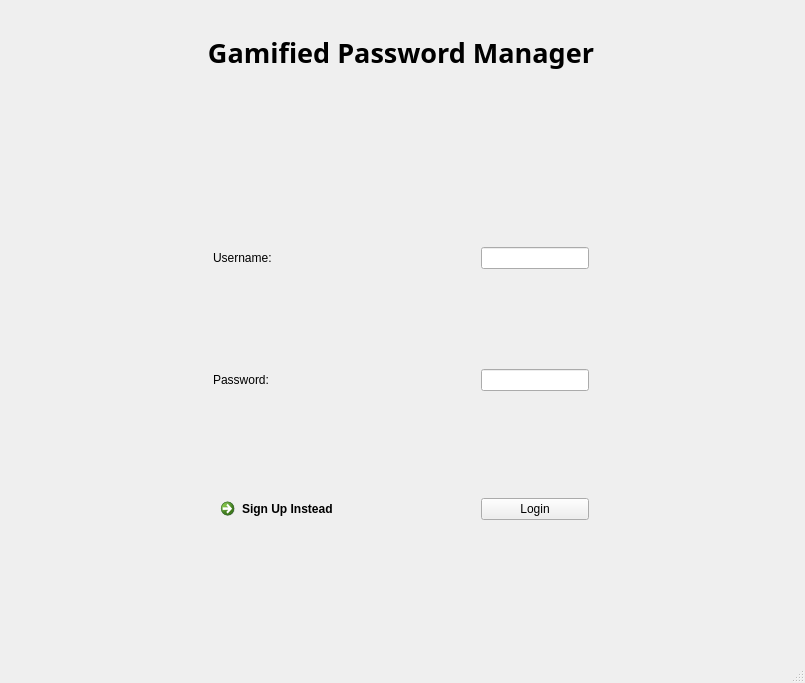
<?xml version="1.0" encoding="UTF-8"?>
<ui version="4.0">
 <class>PWManagerClass</class>
 <widget class="QMainWindow" name="PWManagerClass">
  <property name="geometry">
   <rect>
    <x>0</x>
    <y>0</y>
    <width>805</width>
    <height>683</height>
   </rect>
  </property>
  <property name="windowTitle">
   <string>PWManager</string>
  </property>
  <widget class="QWidget" name="centralWidget">
   <layout class="QGridLayout" name="gridLayout">
    <property name="leftMargin">
     <number>9</number>
    </property>
    <item row="2" column="1">
     <spacer name="verticalSpacer_3">
      <property name="orientation">
       <enum>Qt::Vertical</enum>
      </property>
      <property name="sizeHint" stdset="0">
       <size>
        <width>20</width>
        <height>40</height>
       </size>
      </property>
     </spacer>
    </item>
    <item row="4" column="2">
     <spacer name="horizontalSpacer_2">
      <property name="orientation">
       <enum>Qt::Horizontal</enum>
      </property>
      <property name="sizeHint" stdset="0">
       <size>
        <width>40</width>
        <height>20</height>
       </size>
      </property>
     </spacer>
    </item>
    <item row="5" column="1">
     <spacer name="verticalSpacer_2">
      <property name="orientation">
       <enum>Qt::Vertical</enum>
      </property>
      <property name="sizeHint" stdset="0">
       <size>
        <width>20</width>
        <height>40</height>
       </size>
      </property>
     </spacer>
    </item>
    <item row="0" column="1">
     <spacer name="verticalSpacer">
      <property name="orientation">
       <enum>Qt::Vertical</enum>
      </property>
      <property name="sizeHint" stdset="0">
       <size>
        <width>20</width>
        <height>40</height>
       </size>
      </property>
     </spacer>
    </item>
    <item row="3" column="1" alignment="Qt::AlignHCenter">
     <widget class="QLabel" name="loginMessage">
      <property name="sizePolicy">
       <sizepolicy hsizetype="Fixed" vsizetype="Preferred">
        <horstretch>0</horstretch>
        <verstretch>0</verstretch>
       </sizepolicy>
      </property>
      <property name="minimumSize">
       <size>
        <width>200</width>
        <height>40</height>
       </size>
      </property>
      <property name="maximumSize">
       <size>
        <width>100</width>
        <height>40</height>
       </size>
      </property>
      <property name="baseSize">
       <size>
        <width>0</width>
        <height>0</height>
       </size>
      </property>
      <property name="frameShape">
       <enum>QFrame::NoFrame</enum>
      </property>
      <property name="text">
       <string/>
      </property>
      <property name="alignment">
       <set>Qt::AlignCenter</set>
      </property>
      <property name="wordWrap">
       <bool>true</bool>
      </property>
     </widget>
    </item>
    <item row="4" column="0">
     <spacer name="horizontalSpacer">
      <property name="orientation">
       <enum>Qt::Horizontal</enum>
      </property>
      <property name="sizeHint" stdset="0">
       <size>
        <width>40</width>
        <height>20</height>
       </size>
      </property>
     </spacer>
    </item>
    <item row="1" column="1">
     <widget class="QLabel" name="title">
      <property name="font">
       <font>
        <family>Trebuchet MS</family>
        <pointsize>20</pointsize>
        <bold>true</bold>
       </font>
      </property>
      <property name="text">
       <string>Gamified Password Manager</string>
      </property>
      <property name="alignment">
       <set>Qt::AlignCenter</set>
      </property>
     </widget>
    </item>
    <item row="4" column="1">
     <widget class="QStackedWidget" name="stackedWidget">
      <property name="currentIndex">
       <number>1</number>
      </property>
      <widget class="QWidget" name="Page1">
       <layout class="QGridLayout" name="gridLayout_3">
        <item row="2" column="1">
         <widget class="QPushButton" name="signup">
          <property name="text">
           <string>Sign Up</string>
          </property>
         </widget>
        </item>
        <item row="1" column="1">
         <widget class="QLineEdit" name="spassword">
          <property name="sizePolicy">
           <sizepolicy hsizetype="Fixed" vsizetype="Fixed">
            <horstretch>0</horstretch>
            <verstretch>0</verstretch>
           </sizepolicy>
          </property>
         </widget>
        </item>
        <item row="0" column="1">
         <widget class="QLineEdit" name="susername">
          <property name="sizePolicy">
           <sizepolicy hsizetype="Fixed" vsizetype="Fixed">
            <horstretch>0</horstretch>
            <verstretch>0</verstretch>
           </sizepolicy>
          </property>
         </widget>
        </item>
        <item row="0" column="0">
         <widget class="QLabel" name="label">
          <property name="sizePolicy">
           <sizepolicy hsizetype="Fixed" vsizetype="Preferred">
            <horstretch>0</horstretch>
            <verstretch>0</verstretch>
           </sizepolicy>
          </property>
          <property name="text">
           <string>Username:</string>
          </property>
         </widget>
        </item>
        <item row="1" column="0">
         <widget class="QLabel" name="label_2">
          <property name="sizePolicy">
           <sizepolicy hsizetype="Fixed" vsizetype="Preferred">
            <horstretch>0</horstretch>
            <verstretch>0</verstretch>
           </sizepolicy>
          </property>
          <property name="text">
           <string>Password:</string>
          </property>
         </widget>
        </item>
        <item row="2" column="0">
         <widget class="QCommandLinkButton" name="switchl">
          <property name="text">
           <string>Log in Instead</string>
          </property>
         </widget>
        </item>
       </layout>
      </widget>
      <widget class="QWidget" name="Page0">
       <layout class="QGridLayout" name="gridLayout_2">
        <property name="sizeConstraint">
         <enum>QLayout::SetNoConstraint</enum>
        </property>
        <property name="leftMargin">
         <number>175</number>
        </property>
        <property name="topMargin">
         <number>100</number>
        </property>
        <property name="rightMargin">
         <number>175</number>
        </property>
        <property name="bottomMargin">
         <number>100</number>
        </property>
        <property name="spacing">
         <number>100</number>
        </property>
        <item row="1" column="2">
         <widget class="QLineEdit" name="username">
          <property name="sizePolicy">
           <sizepolicy hsizetype="Fixed" vsizetype="Fixed">
            <horstretch>0</horstretch>
            <verstretch>0</verstretch>
           </sizepolicy>
          </property>
         </widget>
        </item>
        <item row="2" column="2">
         <widget class="QLineEdit" name="password">
          <property name="sizePolicy">
           <sizepolicy hsizetype="Fixed" vsizetype="Fixed">
            <horstretch>0</horstretch>
            <verstretch>0</verstretch>
           </sizepolicy>
          </property>
         </widget>
        </item>
        <item row="3" column="2">
         <widget class="QPushButton" name="login">
          <property name="sizePolicy">
           <sizepolicy hsizetype="Minimum" vsizetype="Fixed">
            <horstretch>0</horstretch>
            <verstretch>0</verstretch>
           </sizepolicy>
          </property>
          <property name="text">
           <string>Login</string>
          </property>
          <property name="iconSize">
           <size>
            <width>16</width>
            <height>16</height>
           </size>
          </property>
         </widget>
        </item>
        <item row="3" column="1">
         <widget class="QCommandLinkButton" name="switchs">
          <property name="mouseTracking">
           <bool>false</bool>
          </property>
          <property name="text">
           <string>Sign Up Instead</string>
          </property>
         </widget>
        </item>
        <item row="2" column="1">
         <widget class="QLabel" name="passwordLabel">
          <property name="sizePolicy">
           <sizepolicy hsizetype="Fixed" vsizetype="Preferred">
            <horstretch>0</horstretch>
            <verstretch>0</verstretch>
           </sizepolicy>
          </property>
          <property name="text">
           <string>Password: </string>
          </property>
         </widget>
        </item>
        <item row="1" column="1">
         <widget class="QLabel" name="usernameLabel">
          <property name="sizePolicy">
           <sizepolicy hsizetype="Fixed" vsizetype="Preferred">
            <horstretch>0</horstretch>
            <verstretch>0</verstretch>
           </sizepolicy>
          </property>
          <property name="text">
           <string>Username:</string>
          </property>
         </widget>
        </item>
       </layout>
      </widget>
     </widget>
    </item>
   </layout>
  </widget>
  <widget class="QStatusBar" name="statusBar"/>
 </widget>
 <layoutdefault spacing="6" margin="11"/>
 <resources>
  <include location="PWManager.qrc"/>
 </resources>
 <connections/>
</ui>
